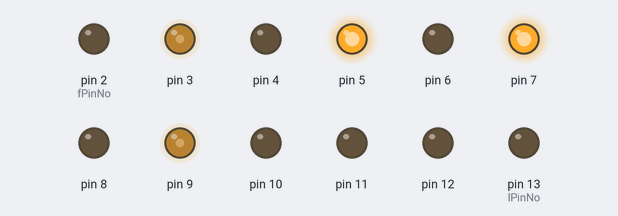
Simulated run of this sketch. Board: Arduino Uno, built with avr-gcc and run on an emulated ATmega328P. Parts: output pins drawn as LEDs (lit = HIGH).

Above: at 0.05 s.
At 4.05 s:
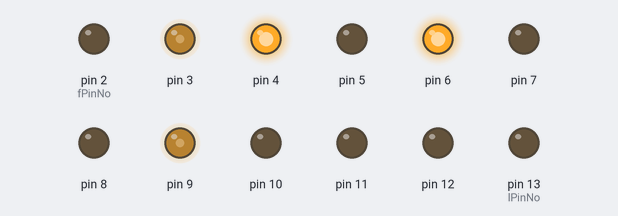
At 7.95 s:
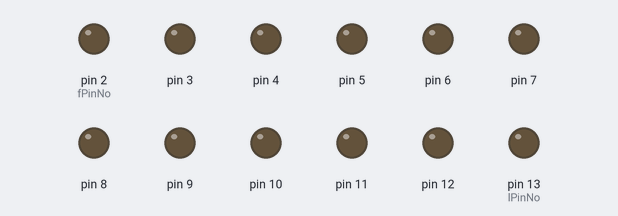
Timing chart, 0 to 10.4 s (numbered marks = the images above):
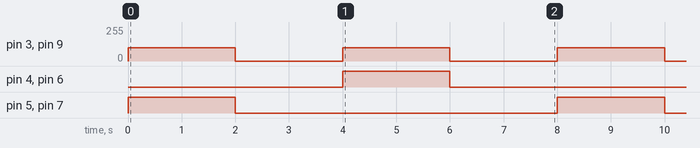

Measured:
- by itself, pin 3, pin 9: alternates 100/255 for 2.0 s and 0/255 for 2.0 s
- by itself, pin 4–7: alternates HIGH for 2.0 s and LOW for 6.0 s

The sketch:

l298n_uno_test.ino
```cpp
const int baud_r = 9600;
const int fPinNo = 2; //first pin number = 'a' or 'A'
const int lPinNo = 13; //last pin number = 'z' or 'Z'
const int ENA = 9;
const int IN1 = 7;
const int IN2 = 6;
const int IN3 = 5;
const int IN4 = 4;
const int ENB = 3;
const int pwm_val = 100;
int DCMotor1[] = {IN1,IN2, ENA};
int DCMotor2[] = {IN3,IN4, ENB};
void setup()
{
  for(int i=fPinNo; i <=lPinNo; i++){
    pinMode(i, OUTPUT);
  }
  Serial.begin(baud_r);
}

void Start(int motor[], bool pin1, bool pin2, int pwm_val)
{
  pin1 ? digitalWrite(motor[0], HIGH) : digitalWrite(motor[0], LOW);
  pin2 ? digitalWrite(motor[1], HIGH) : digitalWrite(motor[1], LOW);
  analogWrite(motor[2], pwm_val);
}
void Stop(int motor[])
{
  digitalWrite(motor[0], 0);
  digitalWrite(motor[1], 0);
  analogWrite(motor[2], 0);
}

void moveForward(){
  Start(DCMotor1, 1, 0, pwm_val);
  Start(DCMotor2, 1, 0, pwm_val);
}
void moveBackward(){
  Start(DCMotor1, 0, 1, pwm_val);
  Start(DCMotor2, 0, 1, pwm_val);
}
void turnLeft(){
  Start(DCMotor1, 1, 0, pwm_val);
  Start(DCMotor2, 0, 1, pwm_val);
}
void turnRight(){
  Start(DCMotor1, 0, 1, pwm_val);
  Start(DCMotor2, 1, 0, pwm_val);
}
void stopMoving(){
  Stop(DCMotor1);
  Stop(DCMotor2);
}
void testMotors(){
  moveForward();
  delay(2000);
  stopMoving();
  delay(2000);
  moveBackward();
  delay(2000);
  stopMoving();
  delay(2000);
}
void loop()
{
 testMotors();
}
```
